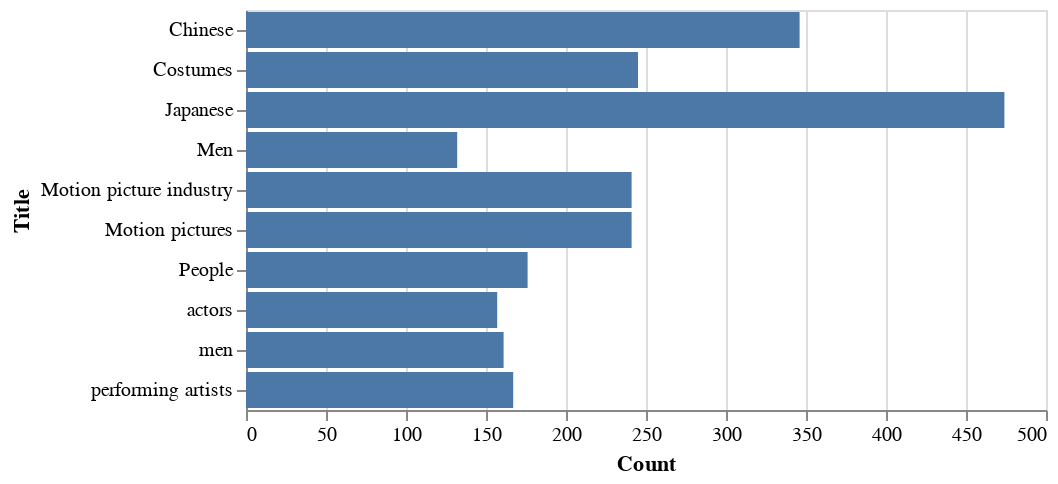

Notebook code cell kept with this figure:
### Markdown cell above
#### Make a chart

Now we have the titles, let's make a bar chart.

### Code cell
alt.Chart(depicts_df).mark_bar().encode(
    y='Title:O',
    x='Count',
    tooltip=['Count']
)

### Figure 1 — Vega-Lite specification as saved in the notebook (floating-point values rounded to 4 significant figures)
{"config": {"view": {"continuousWidth": 400, "continuousHeight": 300}}, "data": {"name": "data-e11204a52c7a9f97719f3cbea4aece3f"}, "mark": "bar", "encoding": {"tooltip": [{"type": "quantitative", "field": "Count"}], "x": {"type": "quantitative", "field": "Count"}, "y": {"type": "ordinal", "field": "Title"}}, "$schema": "https://vega.github.io/schema/vega-lite/v4.0.2.json", "datasets": {"data-e11204a52c7a9f97719f3cbea4aece3f": [{"Category": "https://data.tepapa.govt.nz/collection/category/327180", "Count": 167, "Title": "performing artists"}, {"Category": "https://data.tepapa.govt.nz/collection/category/427670", "Count": 176, "Title": "People"}, {"Category": "https://data.tepapa.govt.nz/collection/category/400", "Count": 346, "Title": "Chinese"}, {"Category": "https://data.tepapa.govt.nz/collection/category/319914", "Count": 161, "Title": "men"}, {"Category": "https://data.tepapa.govt.nz/collection/category/426854", "Count": 241, "Title": "Motion picture industry"}, {"Category": "https://data.tepapa.govt.nz/collection/category/417", "Count": 474, "Title": "Japanese"}, {"Category": "https://data.tepapa.govt.nz/collection/category/327024", "Count": 157, "Title": "actors"}, {"Category": "https://data.tepapa.govt.nz/collection/category/426864", "Count": 241, "Title": "Motion pictures"}, {"Category": "https://data.tepapa.govt.nz/collection/category/422662", "Count": 245, "Title": "Costumes"}, {"Category": "https://data.tepapa.govt.nz/collection/category/426494", "Count": 132, "Title": "Men"}]}}
